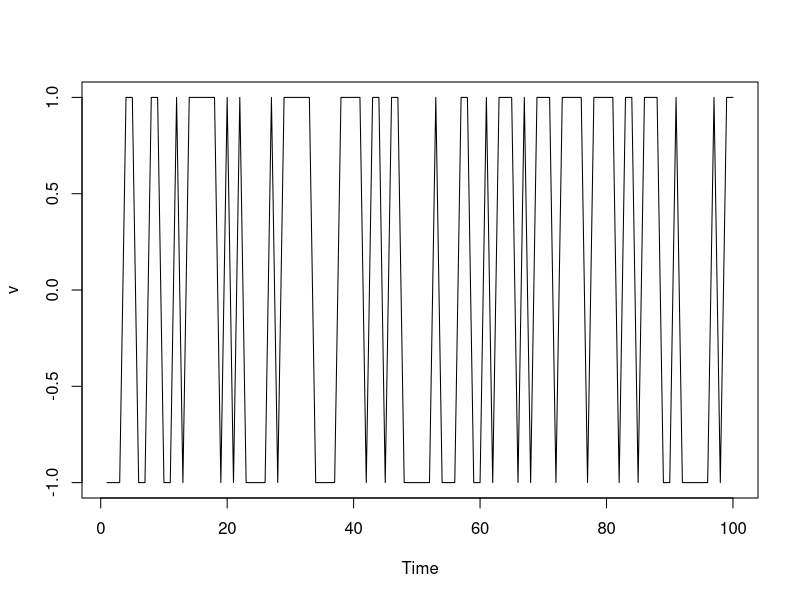
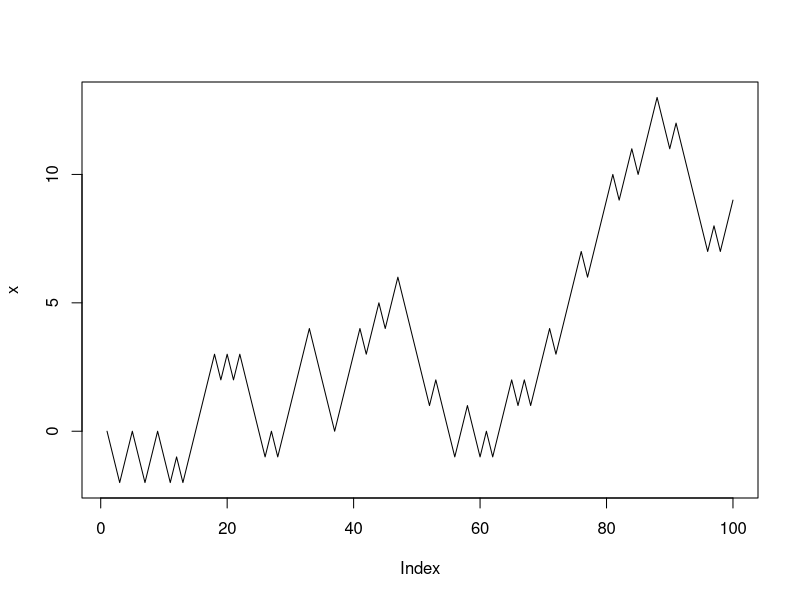
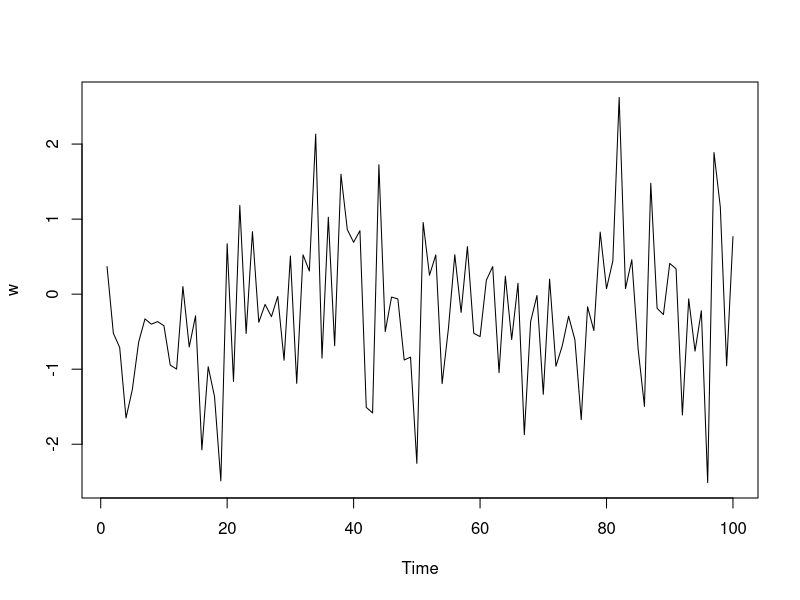
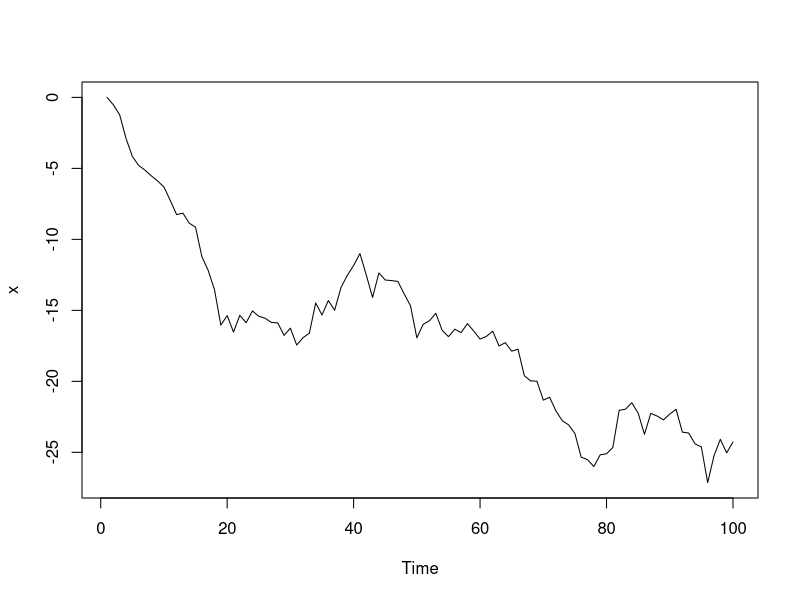
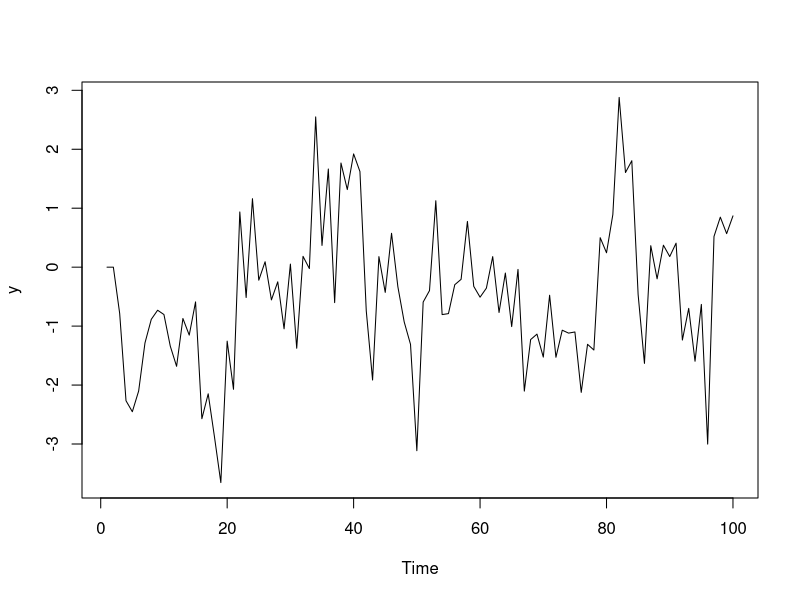
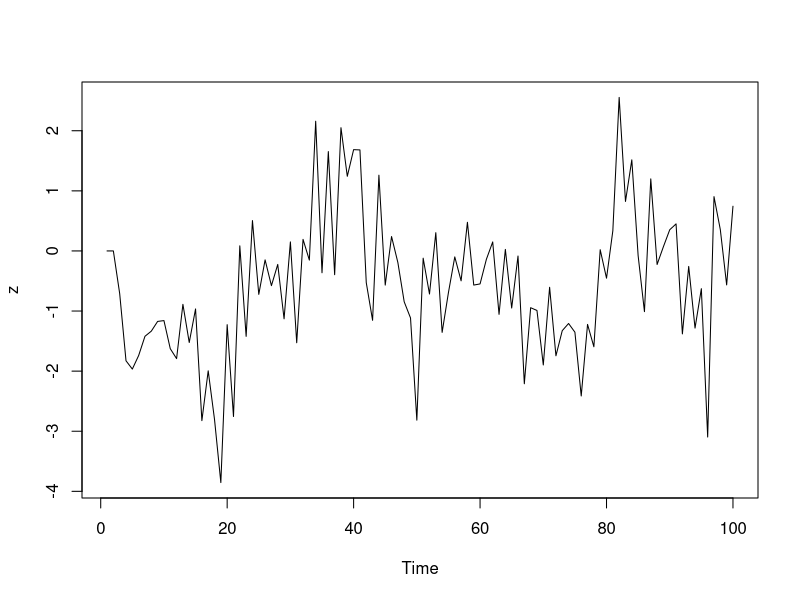
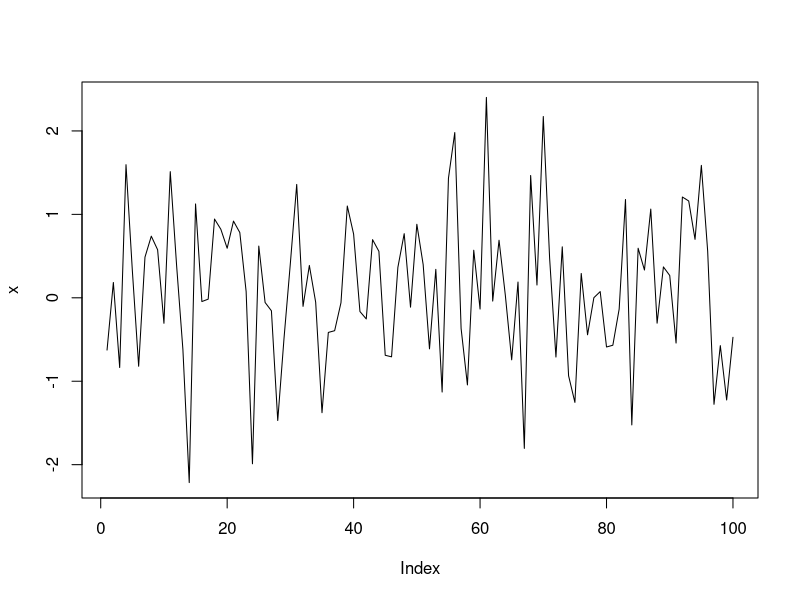
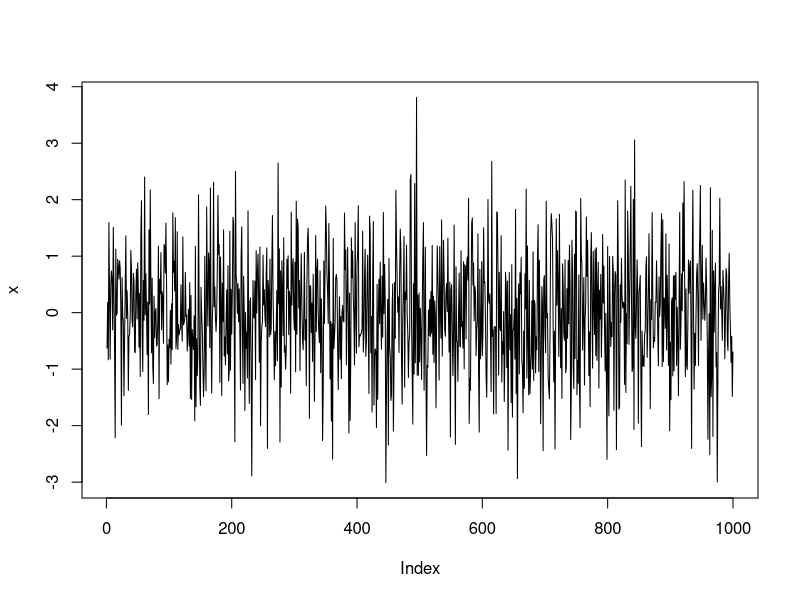

These figures' R source, in order:
## ---- chunk 1
knitr::opts_chunk$set(echo = TRUE)
## ---- chunk 2
library(dplyr)
## ---- chunk 3
# Generar el ruido blanco
v <- ts(sample(0:1,100, replace =TRUE)*2-1)
v

plot(v)

# Caminata Aletoria
x<-numeric(100)
for (t in 2:100) {
  x[t]<-x[t-1]+v[t]
  
}

plot(x, type = 'l')


## ---- chunk 4
# Ruido blanco
w<-ts(rnorm(100))

plot(w)

# Caminata aleatoria
x <- ts(numeric(100))
for(t in 2:100)
  x[t]<-x[t-1] + w[t]

plot(x)

# MA
y <- ts(numeric(100))
for (t in 3:100) 
  y[t]<-1/2*w[t-1]+1/2*w[t-2]+w[t]
  
plot(y)

# Autoregresivo

z <- ts(numeric(100))
for (t in 3:100) 
  z[t]<-1/4*z[t-1]+1/3*z[t-2]+w[t]
  
plot(z)
## ---- chunk 5
set.seed(1)
w <-ts(rnorm(100))

x <- numeric(100)
for (t in 1:100) {
  x[t]<- w[t]  
  
}
plot(x, type = 'l')


## ---- chunk 6
set.seed(1)
w <-ts(rnorm(1000))

x <- numeric(1000)
for (t in 1:1000) {
  x[t]<- w[t]  
  
}
plot(x, type = 'l')

## ---- chunk 7
set.seed(1)
w <-ts(rnorm(1000))

x <- numeric(1000)
  
mean(w)
## ---- chunk 8
set.seed(2)
w <-ts(rnorm(100))

x <- numeric(100)
x[1] <- 0 
for (t in 2:100) {
  x[t]<- x[t-1] + w[t]  
  
}
plot(x, type = 'l')


## ---- chunk 9
set.seed(2)
w <-ts(rnorm(1000))

x <- numeric(1000)
x[1] <- 0 
for (t in 2:1000) {
  x[t]<-x[t-1] + w[t]  
  
}
plot(x, type = 'l')

## ---- chunk 10
set.seed(2)
w <- rnorm(1000)

x <- numeric(1000)
x[1] <- 0 

for (t in 2:1000) {
  x[t] <- x[t-1] + w[t]
}

media_x <- mean(x)
print(media_x)
## ---- chunk 11
set.seed(3)
w <- rnorm(100)

x <- numeric(100)
x[1] <- 0 
x[2] <- 0 
x[3] <- 0 
for (t in 4:100) {
  x[t]<- (1/2)*w[t-3]-(1/3)*w[t-2]-(1/4)*w[t-1]+w[t]
  
}
plot(x, type = 'l')


## ---- chunk 12
set.seed(3)
w <- rnorm(1000)

x <- numeric(1000)
x[1] <- 0 
x[2] <- 0 
x[3] <- 0 
for (t in 4:1000) 
  x[t]<- (1/2)*w[t-3]-(1/3)*w[t-2]-(1/4)*w[t-1]+ w[t]
plot(x, type = 'l')

## ---- chunk 13
set.seed(3)
w <- rnorm(1000)

x <- numeric(1000)
x[1] <- 0 
x[2] <- 0 
x[3] <- 0 
for (t in 4:1000) 
  x[t]<- (1/2)*w[t-3]-(1/3)*w[t-2]-(1/4)*w[t-1]+w[t]
  
  
mean(x)
## ---- chunk 14
set.seed(4)
w <- rnorm(100)

x <- numeric(100)
x[1] <- 2
for (t in 2:100) {
  x[t]<- -(1/2)*x[t-1] + w[t]
  
}
plot(x, type = 'l')


## ---- chunk 15
set.seed(4)
w <- rnorm(1000)

x <- numeric(1000)
x[1]<-2
for (t in 2:1000) 
  x[t]<- -(1/2)*x[t-1] + w[t]
plot(x, type = 'l')

## ---- chunk 16
set.seed(4)
w <- rnorm(1000)

x <- numeric(1000)
x[1]<-2
for (t in 4:100) {
  x[t]<- -(1/2)*x[t-1] + w[t]
  
}
mean(x)
## ---- chunk 17
set.seed(5)
w <- rnorm(100)

x <- numeric(100)
x[1]<-2
x[2]<-4
for (t in 3:100) {
  x[t]<- x[t-1] - x[t-2] + w[t]
  
}
plot(x, type = 'l')


## ---- chunk 18
set.seed(5)
w <- rnorm(1000)

x <- numeric(1000)
x[1]<-2
x[2]<-4
for (t in 3:1000) 
  x[t]<- x[t-1] - x[t-2] + w[t]
plot(x, type = 'l')

## ---- chunk 19
set.seed(5)
w <- rnorm(1000)

x <- numeric(1000)
x[1]<-2
x[2]<-4
for (t in 3:100) {
  x[t]<- x[t-1] - x[t-2] + w[t]
  
}
mean(x)
## ---- chunk 20
set.seed(6)
w <- rnorm(100)

x <- numeric(100)
x[1]<-1
x[2]<-4

for (t in 3:100) {
  x[t]<- (1/2)*x[t-1] - (1/2)*x[t-2] + w[t]
  
}
plot(x, type = 'l')


## ---- chunk 21
set.seed(6)
w <- rnorm(1000)

x <- numeric(1000)
x[1]<-1
x[2]<-4
for (t in 3:1000) 
  x[t]<- (1/2)*x[t-1] - (1/2)*x[t-2] + w[t]
plot(x, type = 'l')

## ---- chunk 22
set.seed(6)
w <- rnorm(1000)

x <- numeric(1000)
x[1]<-1
x[2]<-4
for (t in 4:100) {
  x[t]<- (1/2)*x[t-1] - (1/2)*x[t-2] + w[t]
  
}
mean(x)
